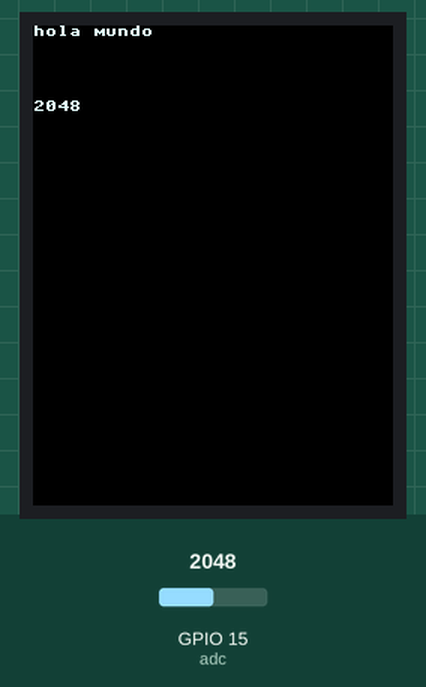
The program below on a simulated ESP32 board running MicroPython. On the bench: 240×320 colour display. The test bench sets the inputs (shaded band); at power-on: GPIO 15 (adc) = 2048 (analog values on the 0–4095 scale). Library files of the repository ran but are not shown: ili9341.py; what the program prints to the serial console is not drawn.

Above: at 1.7 s.
1.8 s: GPIO 15 (adc) set to 2866
3.3 s: GPIO 15 (adc) set to 3603
4.8 s: GPIO 15 (adc) set to 4095
Timing chart, 0 to 7.8 s (numbered marks = the images above; inputs shaded):
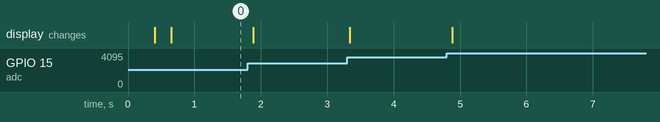

The program:

TFT_ponte.py
```python
"""ILI9341 demo (images)."""
import time
from ili9341 import Display
from machine import Pin, SPI, ADC

adc = ADC(Pin(15))
adc.atten(ADC.ATTN_11DB)

# PINES
spi = SPI(1, baudrate=10000000, sck=Pin(18), mosi=Pin(2))
display = Display(spi, dc=Pin(4), cs=Pin(5), rst=Pin(17))

def test():
    """Test code."""


    potensiometro_int = adc.read()
    print(potensiometro_int)
    potensiometro_string = str(potensiometro_int)
    display.draw_text8x8(0, 50, potensiometro_string, 0xFFFFFF)


    display.draw_text8x8(0, 0, "hola mundo", 0xFFFFFF)


while True:

    time.sleep_ms(100)
    test()
```
